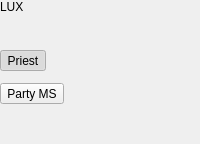
     <widget class="QFrame" name="NavigationFrame">
      <property name="minimumWidth"><number>240</number></property>
      <property name="maximumWidth"><number>260</number></property>
      <property name="frameShape"><enum>QFrame::NoFrame</enum></property>
      <layout class="QVBoxLayout" name="verticalLayout_nav">
       <property name="leftMargin"><number>0</number></property>
       <property name="topMargin"><number>0</number></property>
       <property name="rightMargin"><number>0</number></property>
       <property name="bottomMargin"><number>0</number></property>
       <property name="spacing"><number>24</number></property>
       <item><widget class="QLabel" name="BrandTitleLabel"><property name="text"><string>LUX</string></property><property name="alignment"><set>Qt::AlignLeading|Qt::AlignVCenter</set></property></widget></item>
       <item>
        <widget class="QFrame" name="NavigationTabsFrame">
         <property name="frameShape"><enum>QFrame::NoFrame</enum></property>
         <layout class="QVBoxLayout" name="verticalLayout_tabs">
          <property name="leftMargin"><number>0</number></property>
          <property name="topMargin"><number>12</number></property>
          <property name="rightMargin"><number>0</number></property>
          <property name="bottomMargin"><number>0</number></property>
          <property name="spacing"><number>12</number></property>
          <item><widget class="QToolButton" name="NavPriestButton"><property name="text"><string>Priest</string></property><property name="checkable"><bool>true</bool></property><property name="checked"><bool>true</bool></property><property name="toolButtonStyle"><enum>Qt::ToolButtonTextOnly</enum></property><property name="autoRaise"><bool>false</bool></property><attribute name="buttonGroup"><string notr="true">JobNavGroup</string></attribute></widget></item>
          <item><widget class="QToolButton" name="NavPartyMsButton"><property name="text"><string>Party MS</string></property><property name="checkable"><bool>true</bool></property><property name="toolButtonStyle"><enum>Qt::ToolButtonTextOnly</enum></property><property name="autoRaise"><bool>false</bool></property><attribute name="buttonGroup"><string notr="true">JobNavGroup</string></attribute></widget></item>
         </layout>
        </widget>
       </item>
       <item><spacer name="navSpacer"><property name="orientation"><enum>Qt::Vertical</enum></property><property name="sizeHint" stdset="0"><size><width>20</width><height>40</height></size></property></spacer></item>
      </layout>
     </widget>
